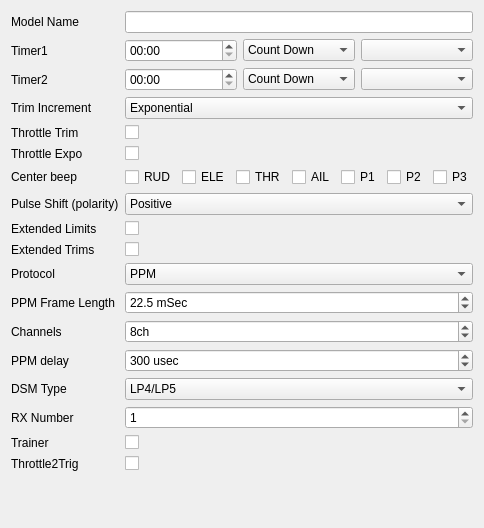
     <widget class="QWidget" name="tabModelSetup">
      <attribute name="title">
       <string>Setup</string>
      </attribute>
      <layout class="QFormLayout" name="formLayout">
       <property name="fieldGrowthPolicy">
        <enum>QFormLayout::AllNonFixedFieldsGrow</enum>
       </property>
       <item row="0" column="0">
        <widget class="QLabel" name="label">
         <property name="text">
          <string>Model Name</string>
         </property>
        </widget>
       </item>
       <item row="0" column="1">
        <widget class="QLineEdit" name="modelNameLE">
         <property name="maxLength">
          <number>10</number>
         </property>
        </widget>
       </item>
       <item row="1" column="0">
        <widget class="QLabel" name="label_2">
         <property name="text">
          <string>Timer1</string>
         </property>
        </widget>
       </item>
       <item row="1" column="1">
        <layout class="QHBoxLayout" name="horizontalLayout">
         <item>
          <widget class="QTimeEdit" name="timer1ValTE">
           <property name="accelerated">
            <bool>true</bool>
           </property>
           <property name="currentSection">
            <enum>QDateTimeEdit::MinuteSection</enum>
           </property>
           <property name="displayFormat">
            <string>mm:ss</string>
           </property>
          </widget>
         </item>
         <item>
          <widget class="QComboBox" name="timer1DirCB">
           <item>
            <property name="text">
             <string>Count Down</string>
            </property>
           </item>
           <item>
            <property name="text">
             <string>Count Up</string>
            </property>
           </item>
          </widget>
         </item>
         <item>
          <widget class="QComboBox" name="timer1ModeCB"/>
         </item>
        </layout>
       </item>
       <item row="2" column="0">
        <widget class="QLabel" name="label_3">
         <property name="text">
          <string>Timer2</string>
         </property>
        </widget>
       </item>
       <item row="2" column="1">
        <layout class="QHBoxLayout" name="horizontalLayout_2">
         <item>
          <widget class="QTimeEdit" name="timer2ValTE">
           <property name="accelerated">
            <bool>true</bool>
           </property>
           <property name="currentSection">
            <enum>QDateTimeEdit::MinuteSection</enum>
           </property>
           <property name="displayFormat">
            <string>mm:ss</string>
           </property>
          </widget>
         </item>
         <item>
          <widget class="QComboBox" name="timer2DirCB">
           <item>
            <property name="text">
             <string>Count Down</string>
            </property>
           </item>
           <item>
            <property name="text">
             <string>Count Up</string>
            </property>
           </item>
          </widget>
         </item>
         <item>
          <widget class="QComboBox" name="timer2ModeCB"/>
         </item>
        </layout>
       </item>
       <item row="4" column="0">
        <widget class="QLabel" name="label_10">
         <property name="text">
          <string>Trim Increment</string>
         </property>
        </widget>
       </item>
       <item row="4" column="1">
        <widget class="QComboBox" name="trimIncCB">
         <item>
          <property name="text">
           <string>Exponential</string>
          </property>
         </item>
         <item>
          <property name="text">
           <string>Extra Fine</string>
          </property>
         </item>
         <item>
          <property name="text">
           <string>Fine</string>
          </property>
         </item>
         <item>
          <property name="text">
           <string>Medium</string>
          </property>
         </item>
         <item>
          <property name="text">
           <string>Coarse</string>
          </property>
         </item>
        </widget>
       </item>
       <item row="5" column="0">
        <widget class="QLabel" name="label_7">
         <property name="text">
          <string>Throttle Trim</string>
         </property>
        </widget>
       </item>
       <item row="5" column="1">
        <widget class="QCheckBox" name="thrTrimChkB">
         <property name="text">
          <string/>
         </property>
        </widget>
       </item>
       <item row="6" column="0">
        <widget class="QLabel" name="label_8">
         <property name="text">
          <string>Throttle Expo</string>
         </property>
        </widget>
       </item>
       <item row="6" column="1">
        <widget class="QCheckBox" name="thrExpoChkB">
         <property name="text">
          <string/>
         </property>
        </widget>
       </item>
       <item row="7" column="0">
        <widget class="QLabel" name="label_12">
         <property name="text">
          <string>Center beep</string>
         </property>
        </widget>
       </item>
       <item row="7" column="1">
        <layout class="QGridLayout" name="gridLayout_2">
         <item row="0" column="0">
          <widget class="QCheckBox" name="bcRUDChkB">
           <property name="text">
            <string>RUD</string>
           </property>
          </widget>
         </item>
         <item row="0" column="1">
          <widget class="QCheckBox" name="bcELEChkB">
           <property name="text">
            <string>ELE</string>
           </property>
          </widget>
         </item>
         <item row="0" column="2">
          <widget class="QCheckBox" name="bcTHRChkB">
           <property name="text">
            <string>THR</string>
           </property>
          </widget>
         </item>
         <item row="0" column="3">
          <widget class="QCheckBox" name="bcAILChkB">
           <property name="text">
            <string>AIL</string>
           </property>
          </widget>
         </item>
         <item row="0" column="4">
          <widget class="QCheckBox" name="bcP1ChkB">
           <property name="text">
            <string>P1</string>
           </property>
          </widget>
         </item>
         <item row="0" column="5">
          <widget class="QCheckBox" name="bcP2ChkB">
           <property name="text">
            <string>P2</string>
           </property>
          </widget>
         </item>
         <item row="0" column="6">
          <widget class="QCheckBox" name="bcP3ChkB">
           <property name="text">
            <string>P3</string>
           </property>
          </widget>
         </item>
        </layout>
       </item>
       <item row="8" column="0">
        <widget class="QLabel" name="label_13">
         <property name="text">
          <string>Pulse Shift (polarity)</string>
         </property>
        </widget>
       </item>
       <item row="8" column="1">
        <widget class="QComboBox" name="pulsePolCB">
         <item>
          <property name="text">
           <string>Positive</string>
          </property>
         </item>
         <item>
          <property name="text">
           <string>Negative</string>
          </property>
         </item>
        </widget>
       </item>
       <item row="9" column="0">
        <widget class="QLabel" name="label_55">
         <property name="text">
          <string>Extended Limits</string>
         </property>
        </widget>
       </item>
       <item row="9" column="1">
        <widget class="QCheckBox" name="extendedLimitsChkB">
         <property name="text">
          <string/>
         </property>
        </widget>
       </item>
       <item row="10" column="0">
        <widget class="QLabel" name="label_57">
         <property name="text">
          <string>Extended Trims</string>
         </property>
        </widget>
       </item>
       <item row="10" column="1">
        <widget class="QCheckBox" name="extendedTrimsChkB">
         <property name="text">
          <string/>
         </property>
        </widget>
       </item>
       <item row="12" column="0">
        <widget class="QLabel" name="label_5">
         <property name="text">
          <string>Protocol</string>
         </property>
        </widget>
       </item>
       <item row="12" column="1">
        <widget class="QComboBox" name="protocolCB">
         <item>
          <property name="text">
           <string notr="true">PPM</string>
          </property>
         </item>
         <item>
          <property name="text">
           <string notr="true">Silver A</string>
          </property>
         </item>
         <item>
          <property name="text">
           <string notr="true">Silver B</string>
          </property>
         </item>
         <item>
          <property name="text">
           <string notr="true">Silver C</string>
          </property>
         </item>
         <item>
          <property name="text">
           <string notr="true">Trac 09</string>
          </property>
         </item>
        </widget>
       </item>
       <item row="15" column="0">
        <widget class="QLabel" name="label_PPMCH">
         <property name="text">
          <string>Channels</string>
         </property>
        </widget>
       </item>
       <item row="15" column="1">
        <widget class="QSpinBox" name="numChannelsSB">
         <property name="suffix">
          <string>ch</string>
         </property>
         <property name="minimum">
          <number>4</number>
         </property>
         <property name="maximum">
          <number>16</number>
         </property>
         <property name="singleStep">
          <number>2</number>
         </property>
         <property name="value">
          <number>8</number>
         </property>
        </widget>
       </item>
       <item row="16" column="0">
        <widget class="QLabel" name="label_PPM">
         <property name="text">
          <string>PPM delay</string>
         </property>
        </widget>
       </item>
       <item row="16" column="1">
        <widget class="QSpinBox" name="ppmDelaySB">
         <property name="suffix">
          <string> usec</string>
         </property>
         <property name="minimum">
          <number>100</number>
         </property>
         <property name="maximum">
          <number>800</number>
         </property>
         <property name="singleStep">
          <number>50</number>
         </property>
         <property name="value">
          <number>300</number>
         </property>
        </widget>
       </item>
       <item row="19" column="0">
        <widget class="QLabel" name="label_Trainer">
         <property name="text">
          <string>Trainer</string>
         </property>
        </widget>
       </item>
       <item row="19" column="1">
        <widget class="QCheckBox" name="TrainerChkB"/>
       </item>
       <item row="21" column="0">
        <widget class="QLabel" name="T2ThrTrg">
         <property name="text">
          <string>Throttle2Trig</string>
         </property>
        </widget>
       </item>
       <item row="21" column="1">
        <widget class="QCheckBox" name="T2ThrTrgChkB"/>
       </item>
       <item row="14" column="0">
        <widget class="QLabel" name="label_ppmFrameLength">
         <property name="text">
          <string>PPM Frame Length</string>
         </property>
        </widget>
       </item>
       <item row="14" column="1">
        <widget class="QDoubleSpinBox" name="ppmFrameLengthDSB">
         <property name="suffix">
          <string> mSec</string>
         </property>
         <property name="decimals">
          <number>1</number>
         </property>
         <property name="minimum">
          <double>12.500000000000000</double>
         </property>
         <property name="maximum">
          <double>32.500000000000000</double>
         </property>
         <property name="singleStep">
          <double>0.500000000000000</double>
         </property>
         <property name="value">
          <double>22.500000000000000</double>
         </property>
        </widget>
       </item>
       <item row="17" column="0">
        <widget class="QLabel" name="label_DSM">
         <property name="text">
          <string>DSM Type</string>
         </property>
        </widget>
       </item>
       <item row="17" column="1">
        <widget class="QComboBox" name="DSM_Type">
         <item>
          <property name="text">
           <string>LP4/LP5</string>
          </property>
         </item>
         <item>
          <property name="text">
           <string>DSM2only</string>
          </property>
         </item>
         <item>
          <property name="text">
           <string>DSM2/DSMX</string>
          </property>
         </item>
        </widget>
       </item>
       <item row="18" column="0">
        <widget class="QLabel" name="label_PXX">
         <property name="text">
          <string>RX Number</string>
         </property>
        </widget>
       </item>
       <item row="18" column="1">
        <widget class="QSpinBox" name="pxxRxNum">
         <property name="suffix">
          <string/>
         </property>
         <property name="minimum">
          <number>1</number>
         </property>
         <property name="maximum">
          <number>125</number>
         </property>
         <property name="singleStep">
          <number>1</number>
         </property>
         <property name="value">
          <number>1</number>
         </property>
        </widget>
       </item>
       <item row="22" column="0">
        <spacer name="verticalSpacer_4">
         <property name="orientation">
          <enum>Qt::Vertical</enum>
         </property>
         <property name="sizeHint" stdset="0">
          <size>
           <width>20</width>
           <height>40</height>
          </size>
         </property>
        </spacer>
       </item>
      </layout>
     </widget>
